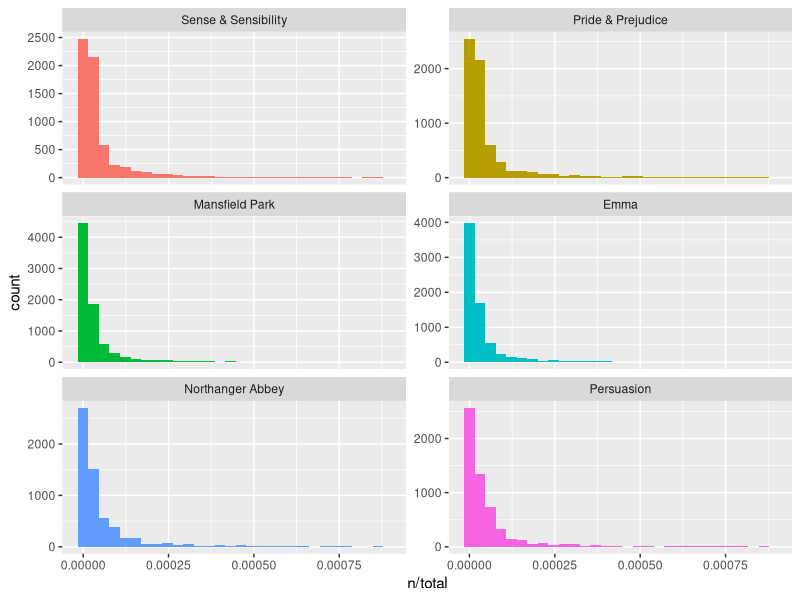
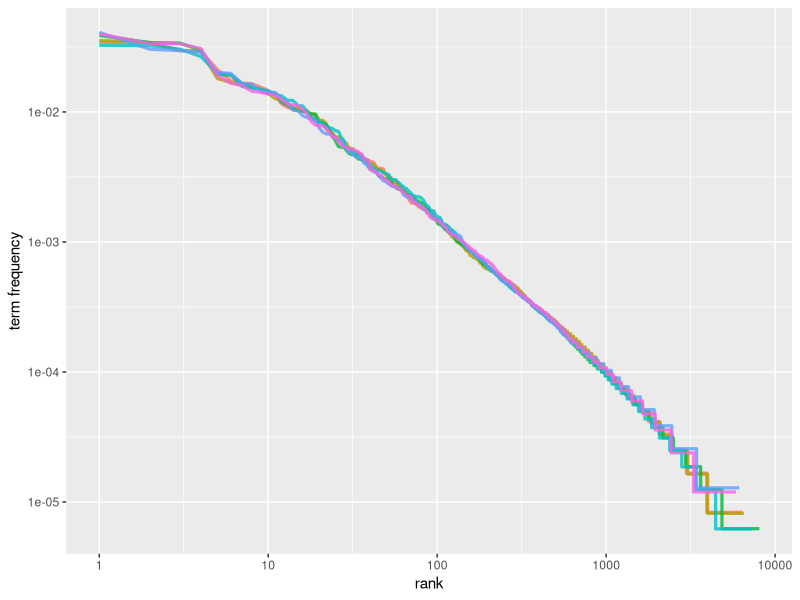
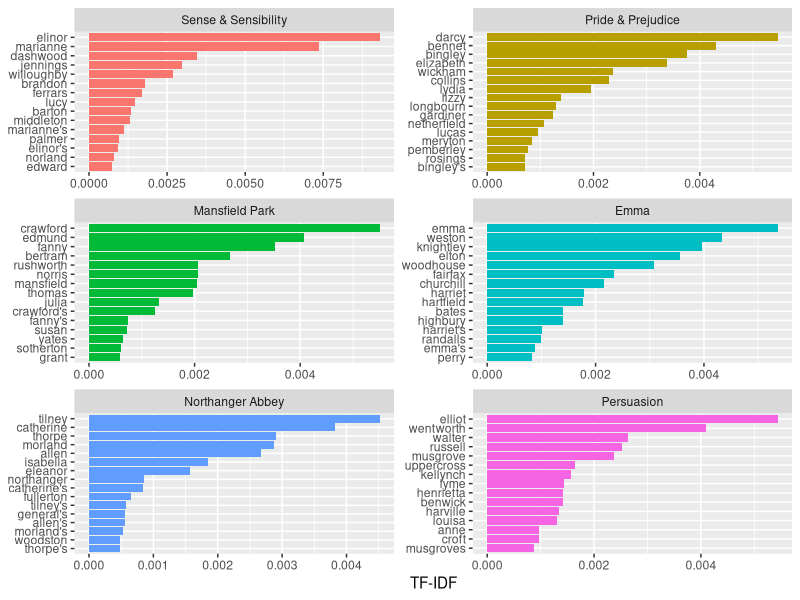

Here is the R script that generated these plots, in order:
#' # Term Frequency and Inverse Document Frequency

#' ## Term Frequency
# Measures how frequently a word appears in a document
# Removing stop words is necessary
# If the word "the" appears 10 times in a document containing 100 words: TF = 10/100 = 0.1
# If the word "the" appears 90 times in a document containing 100 words: TF = 90/100 = 0.9

#' ## Inverse Document Frequency
# Assigns lower weights to common words
# Assigns higher weights to rare words
# Rare words are generally more informative
# Calculated based on the number of documents containing a given word
# Numerator: Total number of documents
# If the word "the" appears in all 6 documents: IDF = log(6/6) = 0
# If the word "Darcy" appears in only 1 out of 6 documents: IDF = log(6/1) = 1.8

#' ## TF-IDF = (Term Frequency) × (Inverse Document Frequency)
#' ### If the word "the" appears 100 times in a document containing 10,000 words and appears in all 6 documents
100/10000 * log(1)

#' ### If the word "Darcy" appears 200 times in a document containing 122,204 words and appears in only 1 out of 6 documents
200/122204 * log(6)

#' ### "Darcy" receives a higher TF-IDF score than "the"

#' ## Zipf's Law
# Word frequency is inversely proportional to rank
# Frequency = 1 / Rank
# Zipf's Law 1: Human language favors efficiency
# Zipf's Law 2: People tend to reuse familiar words
# Zipf's Law 3: Common words are more predictable

#' ## Requirements
library(dplyr)
library(janeaustenr)
library(tidytext)
library(ggplot2)
library(forcats)

#' ## Calculating Word Frequencies

#' ### Counting the number of occurrences of each word per document
book_words <- austen_books() %>%
  unnest_tokens(word, text) %>%
  count(book, word, sort = TRUE)

#' ### Calculating the total number of words per document
total_words <- book_words %>%
  group_by(book) %>%
  summarize(total = sum(n))

#' ### `left_join()`
book_words <- left_join(book_words, total_words)

book_words

#' ### Term Frequency = (Word Count in a Document) / (Total Number of Words in the Document)
freq_by_rank <- book_words %>%
  group_by(book) %>%
  mutate(
    rank = row_number(),
    `term frequency` = n / total
  ) %>%
  ungroup()

freq_by_rank

#' ### TF-IDF = (Term Frequency) × (Inverse Document Frequency)
book_tf_idf <- book_words %>%
  bind_tf_idf(word, book, n)

book_tf_idf

#' ### Sorting Words by TF-IDF
book_tf_idf %>%
  select(-total) %>%
  arrange(desc(tf_idf))

#' ## Visualization

#' ### Histogram: Term Frequency Distribution by Document
ggplot(book_words, aes(n / total, fill = book)) +
  geom_histogram(show.legend = FALSE) +
  xlim(NA, 0.0009) +
  facet_wrap(~book, ncol = 2, scales = "free_y")

#' ### Line Chart: Visualizing Zipf's Law
freq_by_rank %>%
  ggplot(aes(rank, `term frequency`, color = book)) +
  geom_line(size = 1.1, alpha = 0.8, show.legend = FALSE) +
  scale_x_log10() +
  scale_y_log10()

#' ### Bar Chart: Top TF-IDF Scores
book_tf_idf %>%
  group_by(book) %>%
  slice_max(tf_idf, n = 15) %>%
  ungroup() %>%
  ggplot(aes(tf_idf, fct_reorder(word, tf_idf), fill = book)) +
  geom_col(show.legend = FALSE) +
  facet_wrap(~book, ncol = 2, scales = "free") +
  labs(x = "TF-IDF", y = NULL)
